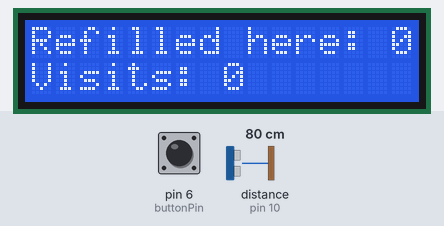
A sketch run on a simulated Arduino Uno, built with avr-gcc and run on an emulated ATmega328P. Parts: 16×2 character LCD. Wiring (inferred from the names in the program): ultrasonic range finder: trigger pin 9; echo pin 10. The inputs (shaded band) are chosen by the test bench; at power-on: distance to the obstacle (sensor on pin 10) 80 cm, pin 6 (buttonPin) HIGH. The echo pulse lasts 58.3 µs per cm; EEPROM starts erased; what the sketch prints to the serial monitor is not drawn.

Above: at 1.2 s.
1.3 s: distance to the obstacle (sensor on pin 10) set to 64 cm
3.2 s: distance to the obstacle (sensor on pin 10) set to 54 cm
At 5.1 s:
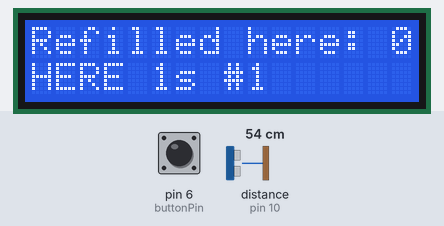
6.2 s: pin 6 (buttonPin) pulled LOW for 0.15 s
At 7.2 s:
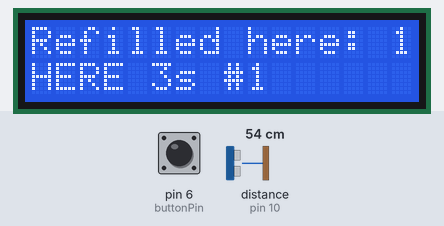
8.9 s: pin 6 (buttonPin) pulled LOW for 1 s
At 9.5 s:
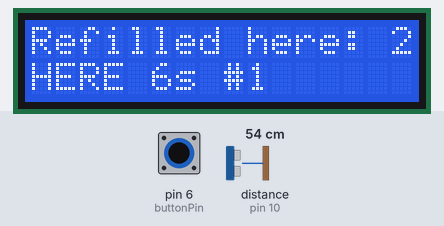
11.4 s: distance to the obstacle (sensor on pin 10) set to 120 cm
At 12.8 s:
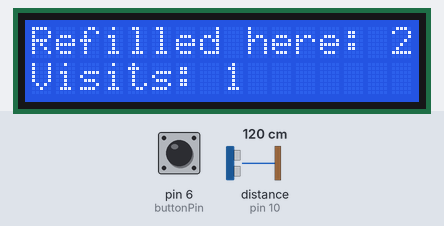
Timing chart, 0 to 14.0 s (numbered marks = the images above; inputs shaded):
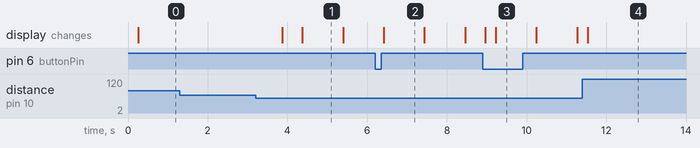

Measured:
- the behaviour switches between 60 and 59 cm on distance to the obstacle (sensor on pin 10) (found by bisection; images 0 and 1)
- after the input at 1.3 s, every drawn part: stays the same
- after the input at 3.2 s, the display: first changes after 0.66 s (image 1 shows a later state)
- after the input at 11.4 s, the display: changes after 0.13 s (image 4)
- what the display in image 1 shows lasts 1.0 s, from 4.4 s to 5.4 s

The sketch:

water_countLCD.ino
```cpp
#include <LiquidCrystal.h>
#include <EEPROM.h>

// LCD
const int rs = 12, en = 11, d4 = 5, d5 = 4, d6 = 3, d7 = 2;
LiquidCrystal lcd(rs, en, d4, d5, d6, d7);

// BUTTON
const int buttonPin = 6;
int buttonState     = HIGH;
int lastButtonState = HIGH;
unsigned long lastDebounceTime = 0;
const unsigned long debounceDelay = 50;

// ULTRASONIC
const int trigPin = 9;
const int echoPin = 10;
const float PRESENCE_THRESHOLD_CM = 60.0;
const unsigned long PRESENCE_CONFIRM_MS = 500;

// STATE
enum State { NO_ONE, SOMEONE_PRESENT };
State currentState = NO_ONE;
unsigned long presenceStart = 0;

// EEPROM
const int ADDR_DRINK = 0; // 4 bytes
const int ADDR_VISIT = 4; // 4 bytes
const int ADDR_MAGIC = 8; // 1 byte
const byte MAGIC_VAL = 0xAB;

// COUNTS
int drinkCount = 0;
int visitCount = 0;

// LCD refresh
unsigned long lastLCDUpdate = 0;
const unsigned long LCD_INTERVAL = 250;

// -------------------------------------------------------

float measureDistance() {
  digitalWrite(trigPin, LOW);
  delayMicroseconds(2);
  digitalWrite(trigPin, HIGH);
  delayMicroseconds(10);
  digitalWrite(trigPin, LOW);

  long duration = pulseIn(echoPin, HIGH, 30000UL); // 30 ms timeout
  if (duration == 0) return -1.0;                  // timeout / no echo
  return (duration * 0.0343) / 2.0;
}

void refreshLCD() {
  lcd.setCursor(0, 0);
  lcd.print("Refilled here: ");
  lcd.print(drinkCount);
  lcd.print("        ");

  lcd.setCursor(0, 1);
  if (currentState == SOMEONE_PRESENT) {
    unsigned long secs = (millis() - presenceStart) / 1000;
    lcd.print("HERE ");
    lcd.print(secs);
    lcd.print("s #");
    lcd.print(visitCount);
    lcd.print("   ");
  } else {
    lcd.print("Visits: ");
    lcd.print(visitCount);
    lcd.print("        ");
  }
}

// -------------------------------------------------------

void setup() {
  Serial.begin(9600);

  pinMode(buttonPin, INPUT_PULLUP);
  pinMode(trigPin, OUTPUT);
  pinMode(echoPin, INPUT);

  // --- EEPROM: magic number check ---
  byte magic;
  EEPROM.get(ADDR_MAGIC, magic);
  if (magic != MAGIC_VAL) {
    // First boot or blank chip — initialize everything cleanly
    drinkCount = 0;
    visitCount = 0;
    EEPROM.put(ADDR_DRINK, drinkCount);
    EEPROM.put(ADDR_VISIT, visitCount);
    EEPROM.put(ADDR_MAGIC, MAGIC_VAL);
    Serial.println("Fresh EEPROM — counts initialized to 0.");
  } else {
    EEPROM.get(ADDR_DRINK, drinkCount);
    EEPROM.get(ADDR_VISIT, visitCount);
    Serial.println("=== Restored from EEPROM ===");
    Serial.print("drinkCount: "); Serial.println(drinkCount);
    Serial.print("visitCount: "); Serial.println(visitCount);
  }

  lcd.begin(16, 2);
  // hold button to reset counts
  if (digitalRead(buttonPin) == LOW) {
    drinkCount = 0;
    visitCount = 0;
    EEPROM.put(ADDR_DRINK, drinkCount);
    EEPROM.put(ADDR_VISIT, visitCount);
    lcd.clear();
    lcd.print("Counts reset!");
    Serial.println("Counts reset via button hold.");
    delay(2000);
    refreshLCD();
  }
}

void loop() {

  // accurate button read
  int reading = digitalRead(buttonPin);
  if (reading != lastButtonState) lastDebounceTime = millis();

  if ((millis() - lastDebounceTime) > debounceDelay) {
    if (reading != buttonState) {
      buttonState = reading;
      if (buttonState == LOW) {
        drinkCount++;
        EEPROM.put(ADDR_DRINK, drinkCount);
        Serial.print("Drink logged. Total: ");
        Serial.println(drinkCount);
      }
    }
  }
  lastButtonState = reading;

  // presence detection
  float dist = measureDistance();

  if (dist > 0) { // ignore failed/timed-out readings
    bool close = (dist < PRESENCE_THRESHOLD_CM);

    if (currentState == NO_ONE) {
      if (close) {
        if (presenceStart == 0) {
          presenceStart = millis();
        } else if (millis() - presenceStart >= PRESENCE_CONFIRM_MS) {
          currentState = SOMEONE_PRESENT;
          visitCount++;
          EEPROM.put(ADDR_VISIT, visitCount);
          Serial.print("SOMEONE_PRESENT. Visit #");
          Serial.println(visitCount);
        }
      } else {
        presenceStart = 0; // valid reading but out of range
      }

    } else { // SOMEONE_PRESENT
      if (!close) {
        Serial.print("Left after ");
        Serial.print((millis() - presenceStart) / 1000.0, 1);
        Serial.println(" s");
        currentState = NO_ONE;
        presenceStart = 0;
      }
    }

    // Serial.println(dist);
  }

  // LCD refresh
  if (millis() - lastLCDUpdate >= LCD_INTERVAL) {
    refreshLCD();
    lastLCDUpdate = millis();
  }
}
```
